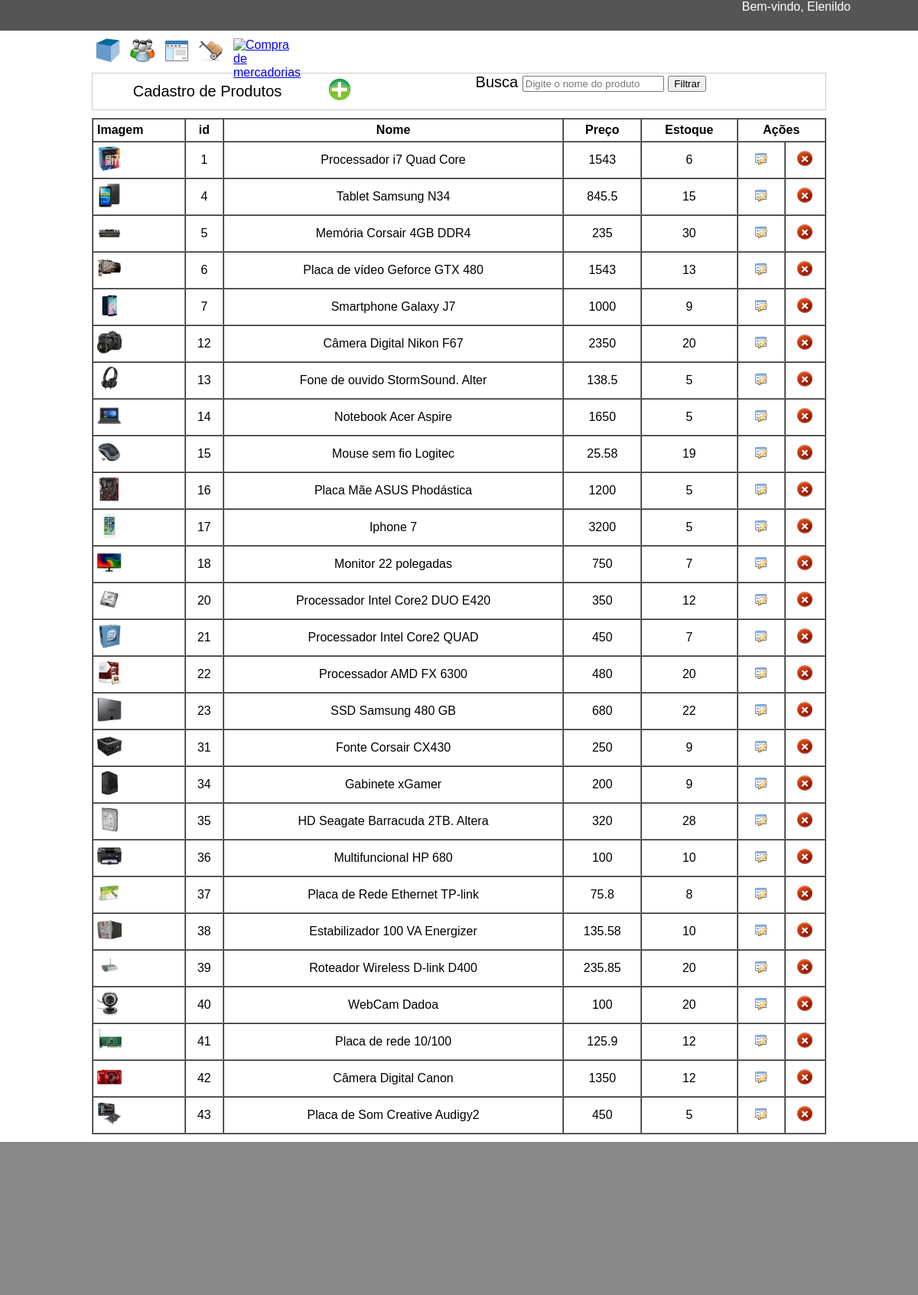
Screenshot of /admin/admin.php (signed in) with the database file from the repository.
### tables this page shows
CREATE TABLE `produtos` (
  `id` bigint(20) UNSIGNED NOT NULL,
  `nome` varchar(32) NOT NULL,
  `descricao` varchar(64) NOT NULL,
  `preco` float NOT NULL,
  `estoque` int(11) NOT NULL,
  `detalhes` text NOT NULL,
  `imagem` varchar(32) NOT NULL,
  `destaque` tinyint(1) NOT NULL,
  `id_sub` int(11) NOT NULL
);

### admin/admin.php (the view, shortened to what this page needs)
<!DOCTYPE html>
<?php include_once "../inc_conexao.php" ?>
<html>
	<head>
		<link rel="stylesheet" href="css/estilo_adm.css">
	</head>
	<body>
		<div class="container">
			<div class="navbar_adm">
				<div style="float:left; width:300px; padding-top:12px;">
					<span>Cadastro de <?php echo $_SESSION["guia"]?></span>
				</div>
				<div class="barra_btn">
					<a href="produto.php"><img src="img/add.png" title="Novo"></a>
				</div>
				<span>Busca</span>
				<input type="text" placeholder="Digite o nome do produto">
				<button>Filtrar</button>
			</div>
			<div class="listagem">
				<table cellpadding="5px" cellspacing="0" border="1" width="100%">
					<tr>
						<th align="left">Imagem</th>
						<th>id</th>
						<th>Nome</th>
						<th>Preço</th>
						<th>Estoque</th>
						<th colspan="2">Ações</th>
					</tr>
				<?php
					$resultado = mysqli_query($conexao, "SELECT * FROM produtos") or die(mysql_error());
					$total = mysqli_num_rows($resultado);
					for($i=0; $i<$total; $i++){
						$registro = mysqli_fetch_assoc($resultado);
				?>
					<tr align="center">
						<td align="left"><img src='<?php echo "../".$registro["imagem"]?>' width="32px"></td>
						<td><?php echo $registro["id"]?></td>
						<td><?php echo $registro["nome"]?></td>
						<td><?php echo $registro["preco"]?></td>
						<td><?php echo $registro["estoque"]?></td>
						<td width="50px"><img src="img/edit.png"></td>
						<td><img src="img/delete.png"></td>
					</tr>
				<?php
					}
				?>
				</table>
			</div>
		</div>
	</body>
</html>

### admin/css/estilo_adm.css (style rules this page uses)
* { margin:0; font-family: Arial }
.container { margin:0 auto; width:80%; margin-top:10px; margin-bottom:10px; }
.barra_topo { width:100%; height:40px; background-color:#555; margin-bottom:5px; }
.barra_adm { margin:0 auto; width:80%; height:40px; }
.barra_btn { width:35px; height:35px; padding:5px; float:left; }
.navbar_adm { text-align:center; border:1px solid #ccc; font-size:20px; height:47px; }
.rodape { width:100%; height:200px; background-color:#888; float:left; }
.listagem { margin-top:10px; min-height:500px; width:100%; }

### rows the page displays
produtos: imagem (picture), id "1", nome "Processador i7 Quad Core", preco "1543", estoque "6"
produtos: imagem (picture), id "4", nome "Tablet Samsung N34", preco "845.5", estoque "15"
produtos: imagem (picture), id "5", nome "Memória Corsair 4GB DDR4", preco "235", estoque "30"
produtos: imagem (picture), id "6", nome "Placa de vídeo Geforce GTX 480", preco "1543", estoque "13"
produtos: imagem (picture), id "7", nome "Smartphone Galaxy J7", preco "1000", estoque "9"
produtos: imagem (picture), id "12", nome "Câmera Digital Nikon F67", preco "2350", estoque "20"
produtos: imagem (picture), id "13", nome "Fone de ouvido StormSound. Alter", preco "138.5", estoque "5"
produtos: imagem (picture), id "14", nome "Notebook Acer Aspire", preco "1650", estoque "5"
produtos: imagem (picture), id "15", nome "Mouse sem fio Logitec", preco "25.58", estoque "19"
produtos: imagem (picture), id "16", nome "Placa Mãe ASUS Phodástica", preco "1200", estoque "5"
produtos: imagem (picture), id "17", nome "Iphone 7", preco "3200", estoque "5"
produtos: imagem (picture), id "18", nome "Monitor 22 polegadas", preco "750", estoque "7"
produtos: imagem (picture), id "20", nome "Processador Intel Core2 DUO E420", preco "350", estoque "12"
produtos: imagem (picture), id "21", nome "Processador Intel Core2 QUAD", preco "450", estoque "7"
produtos: imagem (picture), id "22", nome "Processador AMD FX 6300", preco "480", estoque "20"
produtos: imagem (picture), id "23", nome "SSD Samsung 480 GB", preco "680", estoque "22"
produtos: imagem (picture), id "31", nome "Fonte Corsair CX430", preco "250", estoque "9"
produtos: imagem (picture), id "34", nome "Gabinete xGamer", preco "200", estoque "9"
produtos: imagem (picture), id "35", nome "HD Seagate Barracuda 2TB. Altera", preco "320", estoque "28"
produtos: imagem (picture), id "36", nome "Multifuncional HP 680", preco "100", estoque "10"
produtos: imagem (picture), id "37", nome "Placa de Rede Ethernet TP-link", preco "75.8", estoque "8"
produtos: imagem (picture), id "38", nome "Estabilizador 100 VA Energizer", preco "135.58", estoque "10"
produtos: imagem (picture), id "39", nome "Roteador Wireless D-link D400", preco "235.85", estoque "20"
produtos: imagem (picture), id "40", nome "WebCam Dadoa", preco "100", estoque "20"
produtos: imagem (picture), id "41", nome "Placa de rede 10/100", preco "125.9", estoque "12"
produtos: imagem (picture), id "42", nome "Câmera Digital Canon", preco "1350", estoque "12"
produtos: imagem (picture), id "43", nome "Placa de Som Creative Audigy2", preco "450", estoque "5"

### other values shown
$_SESSION["guia"] "Produtos"
